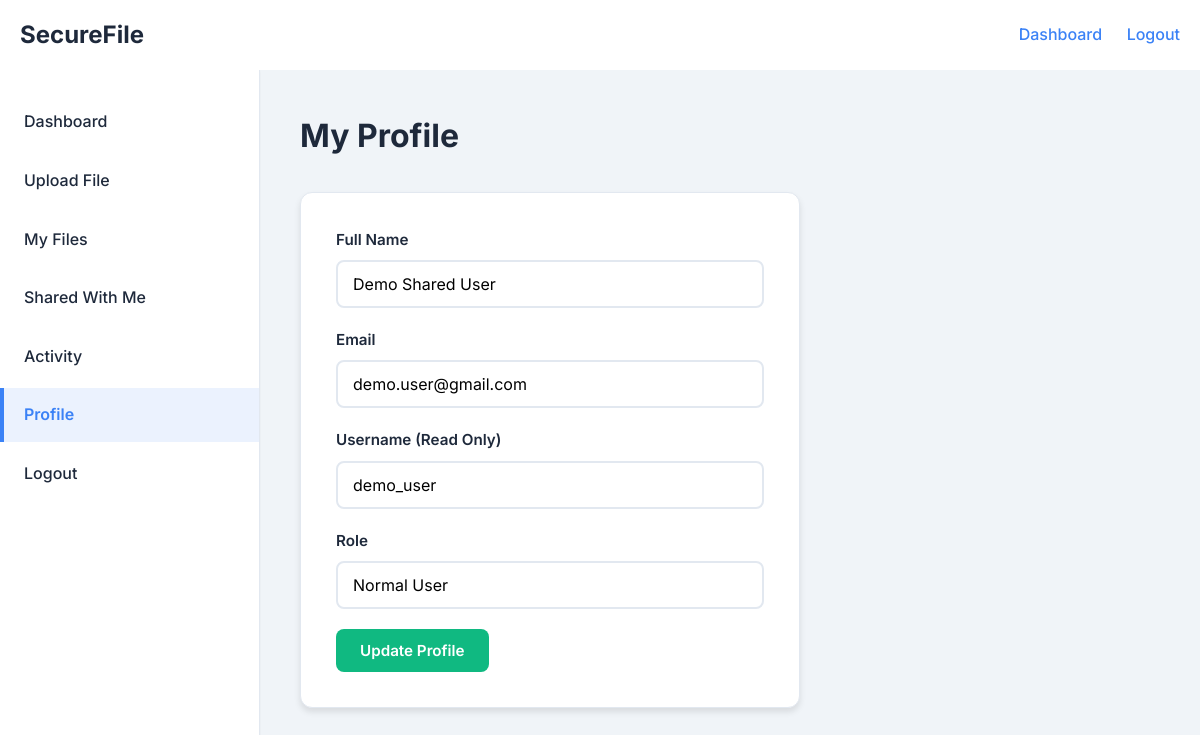
The app's page /profile.php (signed in) with its own data.
### tables this page shows
CREATE TABLE IF NOT EXISTS users (
    id INT AUTO_INCREMENT PRIMARY KEY,
    name VARCHAR(100) NOT NULL,
    email VARCHAR(100) NOT NULL UNIQUE,
    username VARCHAR(50) NOT NULL UNIQUE,
    password VARCHAR(255) NOT NULL,
    role ENUM('Normal User', 'Administrator') DEFAULT 'Normal User',
    status ENUM('Active', 'Inactive') DEFAULT 'Active',
    created_at TIMESTAMP DEFAULT CURRENT_TIMESTAMP,
    updated_at TIMESTAMP DEFAULT CURRENT_TIMESTAMP ON UPDATE CURRENT_TIMESTAMP,
    INDEX idx_email (email),
    INDEX idx_username (username),
    INDEX idx_status (status)
);

### profile.php (the view, shortened to what this page needs)
<?php
require_once 'includes/db.php';
$user_id = $_SESSION['user_id'];
$stmt = $pdo->prepare("SELECT * FROM users WHERE id = ?");
$stmt->execute([$user_id]);
$user = $stmt->fetch();
require_once 'includes/header.php';
?>
<div class="dashboard-layout">
    <div class="sidebar">
        <a href="user_dashboard.php">Dashboard</a>
        <a href="upload.php">Upload File</a>
        <a href="my_files.php">My Files</a>
        <a href="shared_files.php">Shared With Me</a>
        <a href="activity.php">Activity</a>
        <a href="profile.php" class="active">Profile</a>
        <a href="logout.php">Logout</a>
    </div>
    <div class="main-content">
        <h2>My Profile</h2>
        <div class="form-container" style="margin: 20px 0; max-width: 500px;">
            <form method="POST">
                <div class="form-group">
                    <label>Full Name</label>
                    <input type="text" name="name" class="form-control" value="<?= htmlspecialchars($user['name']) ?>" required>
                </div>
                <div class="form-group">
                    <label>Email</label>
                    <input type="email" name="email" class="form-control" value="<?= htmlspecialchars($user['email']) ?>" required>
                </div>
                <div class="form-group">
                    <label>Username (Read Only)</label>
                    <input type="text" class="form-control" value="<?= htmlspecialchars($user['username']) ?>" readonly>
                </div>
                <div class="form-group">
                    <label>Role</label>
                    <input type="text" class="form-control" value="<?= htmlspecialchars($user['role']) ?>" readonly>
                </div>
                <button type="submit" class="btn btn-success">Update Profile</button>
            </form>
        </div>
    </div>
</div>
<?php require_once 'includes/footer.php'; ?>

### css/styles.css (style rules this page uses)
:root { --primary-color: #3b82f6; --primary-hover: #2563eb; --secondary-color: #f1f5f9; --text-dark: #1e293b; --text-light: #64748b; --bg-color: #f0f4f8; --white: #ffffff; --border-color: #e2e8f0; --success: #10b981; --danger: #ef4444; --warning: #f59e0b; --info: #06b6d4; --shadow-sm: 0 1px 2px rgba(0,0,0,0.05); --shadow-md: 0 4px 6px rgba(0,0,0,0.1); --shadow-lg: 0 10px 15px rgba(0,0,0,0.1); --shadow-xl: 0 20px 25px rgba(0,0,0,0.1); }
* { margin: 0; padding: 0; box-sizing: border-box; font-family: 'Inter', sans-serif; }
body { background-color: var(--bg-color); color: var(--text-dark); line-height: 1.6; }
a { text-decoration: none; color: var(--primary-color); }
.form-container { max-width: 600px; margin: 0; background: var(--white); padding: 35px; border-radius: 12px; box-shadow: var(--shadow-md); border: 1px solid var(--border-color); }
.form-group { margin-bottom: 20px; }
.form-group label { display: block; margin-bottom: 8px; font-weight: 600; color: var(--text-dark); font-size: 0.95rem; }
.form-control { width: 100%; padding: 12px 15px; border: 2px solid var(--border-color); border-radius: 8px; outline: none; font-size: 1rem; transition: all 0.3s ease; background: white; }
.form-control::placeholder { color: var(--text-light); }
.dashboard-layout { display: flex; min-height: calc(100vh - 64px); background: var(--bg-color); }
.sidebar { width: 260px; background: var(--white); border-right: 1px solid var(--border-color); padding: 20px 0; position: fixed; height: calc(100vh - 64px); overflow-y: auto; box-shadow: var(--shadow-sm); }
.sidebar a { display: block; padding: 14px 20px; color: var(--text-dark); font-weight: 500; border-left: 4px solid transparent; transition: all 0.3s ease; position: relative; margin: 5px 0; }
.sidebar a.active { background: rgba(59, 130, 246, 0.1); color: var(--primary-color); border-left-color: var(--primary-color); font-weight: 600; }
.main-content { flex: 1; padding: 40px; margin-left: 260px; max-width: calc(100% - 260px); }
.main-content h2 { color: var(--text-dark); font-size: 2rem; margin-bottom: 30px; font-weight: 700; }
.form-container { animation: slideInUp 0.6s ease-out; }
.btn { transition: all 0.3s ease; }
.form-control { transition: all 0.3s ease; }
.sidebar a { transition: all 0.3s ease; }
.btn { display: inline-block; padding: 12px 24px; background: var(--primary-color); color: var(--white); border: none; border-radius: 8px; cursor: pointer; transition: all 0.3s ease; font-weight: 600; font-size: 0.95rem; }
.btn-success { background: var(--success); }

### records on screen
users: name "Demo Shared User", email "demo.user@gmail.com", username "demo_user", role "Normal User"
